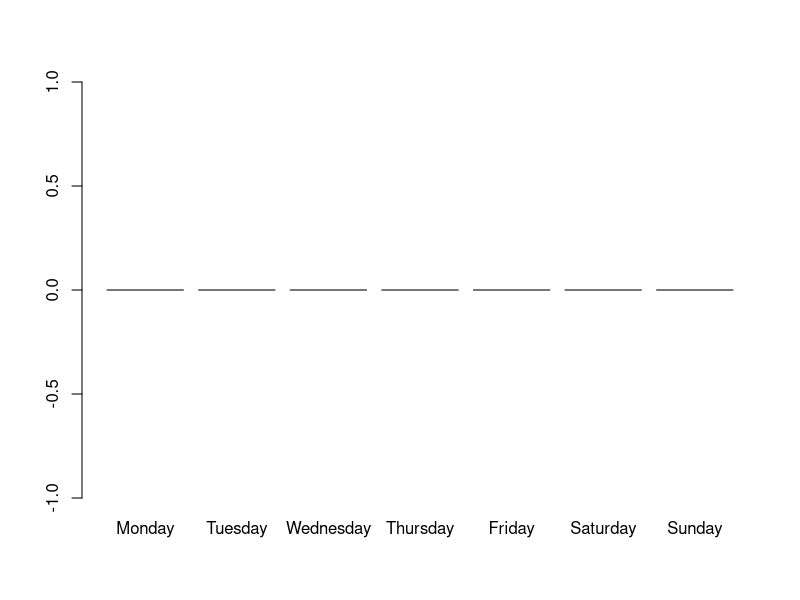

This figure's R source: (Note: this script raises an error after producing the figure.)
# Potential Questions to Answer:
# 1. Create snacks that the customers can buy and randomize who buys which snack

#Create snacks data frame to store the sales
snacksDF<-data.frame(Branch=factor(),Theater=integer(), Small.Popcorn=integer(), 
                   Medium.Popcorn=integer(), Large.Popcorn=integer(),
                   Icecream=integer(),Soft.Drink=integer(), Frozen=integer())
snacksDF<-data.frame(Branch=0,Theater=0,Small.Popcorn=0L, 
                   Medium.Popcorn=0L, Large.Popcorn=0L,
                   Icecream=0L,Soft.drink=0L, Frozen=0L)

# the function takes snacks data frame to store the sales on it, Branch name, theater number
# and takes number of visitors.It is return the total revenue of the day for a theater.
snacksF<-function(snacksDF, BranchName, TheaterN, visitorsN){
  #snacks prices
  prices<-c(6, 8, 10, 8, 7, 9)
  #create a vector of sold snacks
  snack<-sample(x = 1:visitorsN, size = 6, replace = TRUE)
  #calculate the sales of snacks for a screen
  snacksSales<- t(snack)%*%prices
  snacksSales<-snacksSales[1]
  #bind it with the branch and theater
  snack<-c(BranchName, TheaterN,snack)
  #print(snack)
  #add it to the dataframe
  snacksDF<-rbind.data.frame(snacksDF,snack)
  #Assign it to golbal var
  snacksDF<<-snacksDF
  return (snacksSales)
}
#snacksF(snacksDF,'R',1,100)
#print(snacksDF)


# 2. Pretend you own multiple theaters and run two simulations to represent each theater and plot the results
# 3. Create conditional statements for movies that may be PG-13 and children are not allowed to watch
# 4. Discount Student
# 5. Create function
# 6. theaters types (VIP, St)
# 7. Random number of seats will start form seats/2:seats
# 8. Scheduling movie function


# Cost for adults and children
ticket_cost <- 12
ticket_cost_child <- 7 

# Movie List
# DATA:         Movie Name  | Age Rating  | Number of Shows each day
movies <- rbind(c("Limitless", "PG-13", 3), 
                c("Taken", "PG-13", 1), 
                c("The Old Guard", "R", 2),
                c("Mr. & Mrs. Smith", "PG-13", 3),
                c("Focus", "+16", 2),
                c("Raya and the Last Dragon", "PG", 4),
                c("Rush Hour 3", "PG-13", 3))
# Branchs and size of the each branch based on the number of screens have
#  DATA:       Branch Location  | VIP | Standard | MAX
branchs <-  rbind(c("Riyadh", 2, 5, 2), 
                  c("Dammam", 1, 3, 1), 
                  c("Jeddah", 1, 4, 1))
# Theater Types based on capacity and ticket cost
# DATA:         Type Name  | Seats  | Adult Cost  | Child Cost
theatersType <- rbind(c("VIP",      60,  40, 30),
                      c("Standard", 120, 20, 15),
                      c("MAX",      180, 25, 20))

# This function generate a theaters data set for multiple branch by passing branchs and theatersTypes
generateDataSet <- function(branchs, theatersType){
  # Initialize the dataset columns to empty state
  branch_col <- NULL
  theater_num_col <- NULL
  type_col <- NULL
  seats_col <- NULL
  adult_cost_col <- NULL
  child_cost_col <- NULL
  movie_name_col <- NULL
  movie_rating_age_col <- NULL
  show_number_col <- NULL
  
  
  
  # Loop over branchs and theatersType to create dataset
  for(row in 1:nrow(branchs)) {
    
    # Count theater number for each branch in total including all types of theater (VIP, Standard, Max)
    countTheater <- 0
    screensCount <- 0
    
    for(col in 2:ncol(branchs)) {
      # total screen for each theater type and covert the string digit to integer number
      screensCount <- as.numeric(branchs[row, col])
      # calculate the total of all screens for each branch
      countTheater <- countTheater + screensCount
      
      # Loading the data for each column
      branch_col     <- c(branch_col, rep(branchs[row], screensCount))
      type_col       <- c(type_col, rep(theatersType[col-1], screensCount))
      seats_col      <- c(seats_col, rep(theatersType[col+2], screensCount))
      adult_cost_col <- c(adult_cost_col, rep(theatersType[col+5], screensCount))
      child_cost_col <- c(child_cost_col, rep(theatersType[col+8], screensCount))
    }
    
    # Create random movies assign for each theater
    for(movie in 1:countTheater) {
      # Get a random movie form Movies List in the top
      random_movie_index <- sample(1:nrow(movies),1)

      # Loading and assign random movies to each theater
      movie_name_col <- c(movie_name_col, movies[random_movie_index,1])
      movie_rating_age_col <- c(movie_rating_age_col, movies[random_movie_index,2])
      show_number_col <- c(show_number_col, sample(1:4, 1))
    }
    
    # List of theaters number for all branch
    theater_num_col <- c(theater_num_col, c(1:countTheater))
  }
  
  # create the data frame 
  dataset = data.frame(Branch          = branch_col,
                       Theater_Number  = theater_num_col,
                       Type            = type_col,
                       Sates           = seats_col,
                       Adult_Cost      = adult_cost_col,
                       Child_Cost      = child_cost_col,
                       Movie_Name      = movie_name_col,
                       Movie_Rating_Age = movie_rating_age_col,
                       Show_Number      = show_number_col
                       )

  return(dataset)
}

# call generateDataSet function inside the View()
View(generateDataSet(branchs, theatersType))
dataset <- generateDataSet(branchs, theatersType)
  

week_days <- rep(0, 7)  # Store totals for each day
  

runTheaaters <- function(week_days, theaters) {
  # iterate through the week
  for (day_num in 1:length(week_days)) {
    # Keep track of total revenue for the day
    daily_revenue <- 0
    
    # iterate through the amount of screens on a particular day
    for (theater_number in 1:theaters) {
      
      # Calculate  how many adults and children are watching the movie
      visitors_adults <- sample(1:seats, 1)
      avalibale_seats <- seats - visitors_adults
      visitors_children <- 0
      
      # conditional statements for movies that may be PG-13 and children are not allowed to watch
      if(movies[theater_number,2] == "PG" || movies[theater_number,2] == "PG-13") {
        visitors_children <- sample(1:avalibale_seats,1) # this is should be the the rest of available seats or less
        avalibale_seats <- avalibale_seats - visitors_children
      } 
      cat("\nThe theater #", theater_number, "\n\tMovie : ", movies[theater_number], "(", movies[theater_number, 2] , ")", "\n\tAduilt booked: ", visitors_adults,
          "\n\tChildren booked: ", visitors_children, "\n\tAbalibale seats: ", avalibale_seats, "/", seats ,"\n")
      if(movies[theater_number,2] != "PG" && movies[theater_number,2] != "PG-13") {
        cat("**children are not allowed because movie is ", movies[theater_number,2], "**\n")
      }
      
      
      # Calculate the revenue for adults and children
      movie_revenue <- (visitors_adults * ticket_cost) + (visitors_children * ticket_cost_child)
      
      # Calculate revenue, and add to running total for the day
      week_days[day_num] <- week_days[day_num] + movie_revenue
      
      # ------> Need to add Snacks revenue
      # Calculate snacks revenue
      
    }
    # Save total to the corresponding day
    cat("------------------------------------------\n")
    cat("Daliy total revenue: $", week_days[day_num], "\n")
    cat("------------------------------------------\n")
    
  }
}


    
    # Make a barchart showing total revenue per day
    day_name <- c("Monday", "Tuesday", "Wednesday", "Thursday", "Friday", "Saturday", "Sunday")
    barplot(week_days, names.arg = day_name, horiz = FALSE)

    # Make any other chart
    pie(week_days, label = day_name, main = "Revenue")
    
    # Which day had the highest revenue? 
    cat("The highest revenue is $", max(week_days), "in", day_name[which(week_days == max(week_days))])
